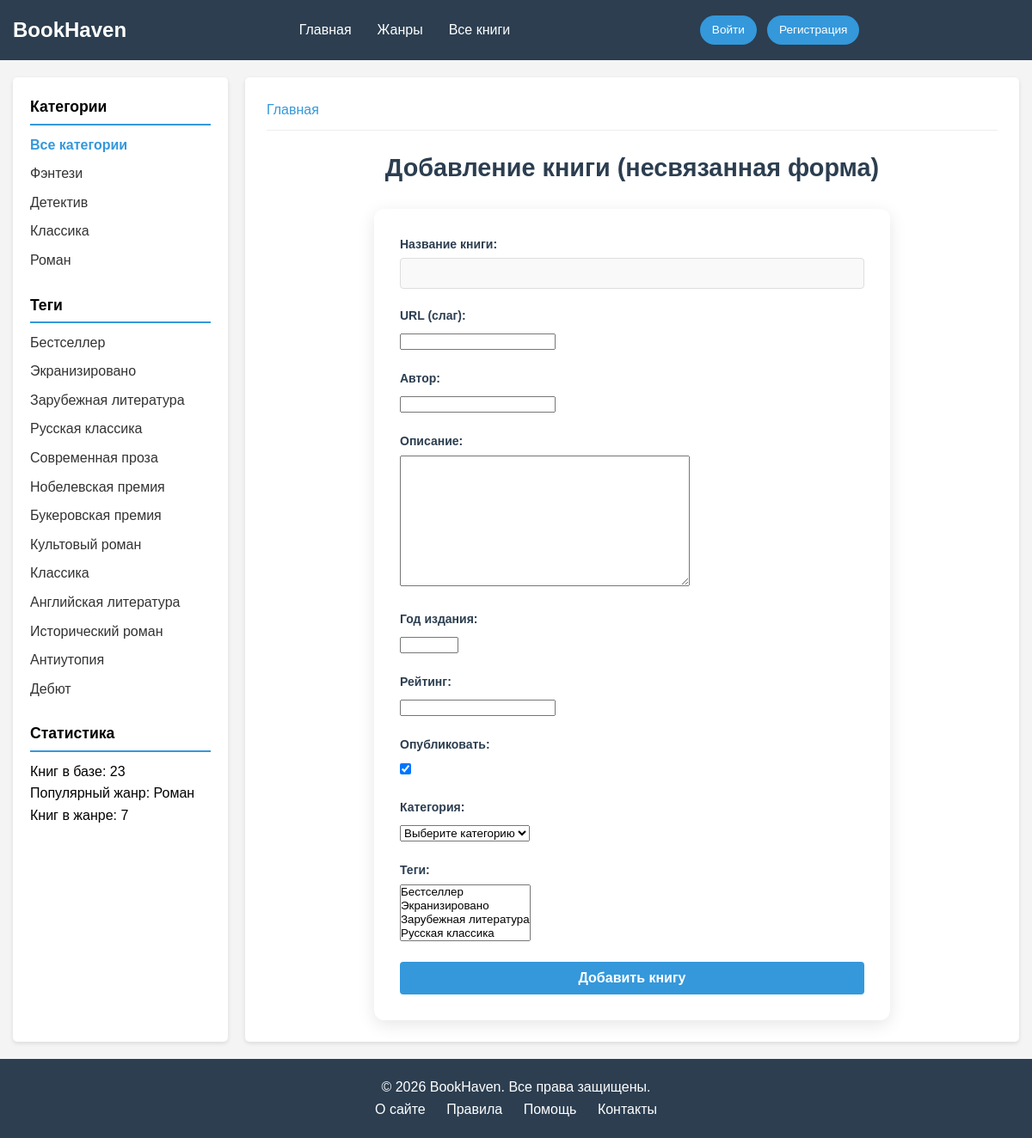
/add-book/, run on the app's committed database.
### pages/models.py (models this page shows, shortened)
class Category(models.Model):
    name = models.CharField(max_length=100, db_index=True, verbose_name="Название")
    slug = models.SlugField(max_length=255, unique=True, db_index=True, verbose_name="URL")
    def __str__(self):
        return self.name
    class Meta:
        verbose_name = 'Категория'
        verbose_name_plural = 'Категории'

class TagPost(models.Model):
    tag = models.CharField(max_length=100, db_index=True, verbose_name="Тег")
    slug = models.SlugField(max_length=255, unique=True, db_index=True, verbose_name="URL")
    def __str__(self):
        return self.tag
    class Meta:
        verbose_name = 'Тег'
        verbose_name_plural = 'Теги'

### books/views.py (the view, shortened to what this page needs)
# urls.py: path('add-book/', views.AddBook.as_view(), name='add_book'),
class AddBook(DataMixin, FormView):
    form_class = AddBookForm
    template_name = 'pages/add_book.html'
    success_url = reverse_lazy('home')
    title_page = 'Добавление книги (несвязанная форма)'
    def get_context_data(self, **kwargs):
        context = super().get_context_data(**kwargs)
        return self.get_mixin_context(context,
                                      title='Добавление книги (несвязанная форма)'
                                      )

### pages/forms.py
class AddBookForm(forms.Form):
    title = forms.CharField(
        max_length=255,
        min_length=3,
        label="Название книги",
        widget=forms.TextInput(attrs={'class': 'form-input'}),
        validators=[validate_russian]
    )
    slug = forms.SlugField(max_length=255, label="URL (слаг)", required=False)
    author = forms.CharField(max_length=255, label="Автор")
    content = forms.CharField(label="Описание", required=False, widget=forms.Textarea())
    year = forms.IntegerField(label="Год издания", min_value=0, max_value=2026)
    rating = forms.FloatField(label="Рейтинг", min_value=0, max_value=5, required=False)
    is_published = forms.BooleanField(label="Опубликовать", required=False, initial=True)
    cat = forms.ModelChoiceField(queryset=Category.objects.all(), label="Категория", empty_label="Выберите категорию")
    tags = forms.ModelMultipleChoiceField(queryset=TagPost.objects.all(), label="Теги", required=False)

### pages/models.py (called while the page is built)
    def get_queryset(self):
        return super().get_queryset().filter(is_published=Book.Status.PUBLISHED)

### pages/utils.py (called while the page is built)
    def get_mixin_context(self, context, **kwargs):
        popular_genre = Category.objects.annotate(
            book_count=Count('books')
        ).order_by('-book_count').first()
        context['categories'] = Category.objects.all()
        context['tags'] = TagPost.objects.all()
        context['online_users'] = 42
        context['total_users'] = 1234
        context['total_books'] = Book.published.count()
        context['popular_genre'] = popular_genre.name if popular_genre else 'Нет данных'
        context['popular_genre_count'] = popular_genre.book_count if popular_genre else 0
        context['selected_category'] = 0
        context.update(kwargs)
        return context

### templates/pages/add_book.html (shortened to what this page needs)
{% extends 'pages/base.html' %}
{% load static %}
{% block content %}
<div class="form-container">
    <form method="post" enctype="multipart/form-data" id="bookForm">
        {% for field in form %}
            <div class="form-group">
                <label for="{{ field.id_for_label }}" class="form-label">
                    {{ field.label }}:
                </label>
                {{ field }}
            </div>
        {% endfor %}
        <button type="submit" class="btn btn-primary">Добавить книгу</button>
    </form>
</div>
{% endblock %}

### templates/pages/base.html (shortened to what this page needs)
<!DOCTYPE html>
{% load static %}
{% load book_tags %}
<html lang="ru">
<head>
    <link rel="stylesheet" href="{% static 'pages/css/style.css' %}">
</head>
<body>
    <div class="wrapper">
        <header class="header">
            <div class="container">
                <div class="header__inner">
                    <a href="{% url 'home' %}" class="logo">BookHaven</a>
                    <nav class="nav">
                        <ul class="menu">
                            <li class="menu__item"><a href="{% url 'home' %}" class="menu__link">Главная</a></li>
                            <li class="menu__item"><a href="{% url 'genres' %}" class="menu__link">Жанры</a></li>
                            <li class="menu__item"><a href="{% url 'all_books' %}" class="menu__link">Все книги</a></li>
                        </ul>
                    </nav>
                    <div class="user-menu">
                        {% if user.is_authenticated %}
                            <span class="user-name">{{ user.username }}</span>
                            <a href="{% url 'users:profile' %}" class="btn btn-small">Профиль</a>
                            <form method="post" action="{% url 'users:logout' %}" style="display: inline;">
                                {% csrf_token %}
                                <button type="submit" class="btn btn-small">Выйти</button>
                            </form>
                        {% else %}
                            <a href="{% url 'users:login' %}" class="btn btn-small">Войти</a>
                            <a href="{% url 'users:register' %}" class="btn btn-small">Регистрация</a>
                        {% endif %}
                    </div>
                </div>
            </div>
        </header>
        <main class="main">
            <div class="container">
                <div class="content-wrapper">
                    <aside class="sidebar">
                        <div class="sidebar__section">
                            <h3 class="sidebar__title">Категории</h3>
                            <ul class="sidebar__menu">
                                <li class="{% if selected_category == 0 %}selected{% endif %}">
                                    <a href="{% url 'home' %}">Все категории</a>
                                </li>
                                {% for category in categories %}
                                    <li class="{% if category.id == selected_category %}selected{% endif %}">
                                        <a href="{% url 'category' category.slug %}">
                                            {{ category.name }}
                                        </a>
                                    </li>
                                {% endfor %}
                            </ul>
                        </div>
                        <div class="sidebar__section">
                            <h3 class="sidebar__title">Теги</h3>
                            <ul class="sidebar__menu">
                                {% for tag in tags %}
                                    <li><a href="{% url 'tag' tag.slug %}">{{ tag.tag }}</a></li>
                                {% empty %}
                                    <li>Теги не добавлены</li>
                                {% endfor %}
                            </ul>
                        </div>
                        <div class="sidebar__section">
                            <h3 class="sidebar__title">Статистика</h3>
                            <div class="forum-stats">
                                <div class="stat-item">
                                    <span class="stat-label">Книг в базе:</span>
                                    <span class="stat-value">{{ total_books }}</span>
                                </div>
                                <div class="stat-item">
                                    <span class="stat-label">Популярный жанр:</span>
                                    <span class="stat-value">{{ popular_genre }}</span>
                                </div>
                                <div class="stat-item">
                                    <span class="stat-label">Книг в жанре:</span>
                                    <span class="stat-value">{{ popular_genre_count }}</span>
                                </div>
                            </div>
                        </div>
                    </aside>
                    <section class="content">
                        {% block breadcrumbs %}
                            <div class="breadcrumbs">
                                <a href="{% url 'home' %}">Главная</a>
                            </div>
                        {% endblock %}
                        <h1 class="page-title">{{ title }}</h1>
                        {% block content %}
                        {% endblock %}
                    </section>
                </div>
            </div>
        </main>
        <footer class="footer">
            <div class="container">
                <div class="footer__inner">
                    <div class="footer__copyright">
                        &copy; {% now "Y" %} BookHaven. Все права защищены.
                    </div>
                    <div class="footer__menu">
                        <a href="{% url 'about' %}">О сайте</a>
                        <a href="{% url 'rules' %}">Правила</a>
                        <a href="{% url 'help' %}">Помощь</a>
                        <a href="{% url 'contacts' %}">Контакты</a>
                    </div>
                </div>
            </div>
        </footer>
    </div>
</body>
</html>

### static/pages/css/style.css (style rules this page uses)
* { margin: 0; padding: 0; box-sizing: border-box; }
body { font-family: Arial, sans-serif; line-height: 1.6; background-color: #f4f4f4; }
.wrapper { min-height: 100vh; display: flex; flex-direction: column; }
.container { max-width: 1200px; margin: 0 auto; padding: 0 15px; }
.header { background-color: #2c3e50; color: white; padding: 1rem 0; }
.header__inner { display: flex; justify-content: space-between; align-items: center; flex-wrap: wrap; }
.logo { color: white; text-decoration: none; font-size: 1.5rem; font-weight: bold; }
.menu { display: flex; list-style: none; margin: 0; padding: 0; }
.menu li a { color: white; text-decoration: none; padding: 0 15px; }
.user-menu { display: flex; align-items: center; gap: 12px; margin-left: 20px; }
.user-menu .btn-small { padding: 6px 14px; font-size: 0.85rem; font-weight: 500; background-color: #3498db; color: white; text-decoration: none; border-radius: 25px; border: none; cursor: pointer; transition: all 0.3s ease; }
.form-container { max-width: 500px; margin: 0 auto; padding: 30px; background: white; border-radius: 12px; box-shadow: 0 5px 20px rgba(0, 0, 0, 0.1); }
.form-group { margin-bottom: 20px; }
.form-label { display: block; font-weight: 600; margin-bottom: 8px; color: #2c3e50; font-size: 0.9rem; }
.form-input { width: 100%; padding: 12px 15px; font-size: 1rem; border: 2px solid #e0e0e0; border-radius: 8px; transition: all 0.3s ease; background-color: #f9f9f9; }
.btn-primary { background: #3498db; color: white; border: none; padding: 12px 25px; font-size: 1rem; font-weight: 600; border-radius: 8px; cursor: pointer; transition: all 0.3s ease; width: 100%; }
.main { flex: 1; padding: 20px 0; }
.content-wrapper { display: grid; grid-template-columns: 250px 1fr; gap: 20px; }
.sidebar { background-color: white; padding: 20px; border-radius: 5px; box-shadow: 0 2px 5px rgba(0, 0, 0, 0.1); }
.sidebar__section { margin-bottom: 25px; }
.sidebar__title { font-size: 1.1rem; margin-bottom: 10px; padding-bottom: 5px; border-bottom: 2px solid #3498db; }
.sidebar__menu { list-style: none; }
.sidebar__menu li { margin-bottom: 8px; }
.sidebar__menu a { color: #333; text-decoration: none; }
.sidebar__menu .selected a { color: #3498db; font-weight: bold; }
.content { background-color: white; padding: 25px; border-radius: 5px; box-shadow: 0 2px 5px rgba(0, 0, 0, 0.1); }
.page-title { font-size: 1.8rem; margin-bottom: 20px; color: #2c3e50; }
.breadcrumbs { margin-bottom: 20px; padding-bottom: 10px; border-bottom: 1px solid #eee; }
.breadcrumbs a { color: #3498db; text-decoration: none; }
.btn { display: inline-block; padding: 8px 15px; background-color: #3498db; color: white; text-decoration: none; border-radius: 4px; transition: background-color 0.3s; font-size: 0.9rem; }
.footer { background-color: #2c3e50; color: white; padding: 20px 0; margin-top: auto; text-align: center; }
.footer__menu a { color: white; text-decoration: none; margin: 0 10px; }

### templates/pages/base.html (style rules this page uses)
.form-container { max-width: 500px; margin: 0 auto; padding: 30px; background: white; border-radius: 12px; box-shadow: 0 5px 20px rgba(0,0,0,0.1); }
.form-group { margin-bottom: 20px; }
.form-label { display: block; margin-bottom: 8px; font-weight: 600; color: #2c3e50; font-size: 14px; }
.form-input { width: 100%; padding: 12px 15px; font-size: 16px; border: 2px solid #e0e0e0; border-radius: 8px; background-color: #f9f9f9; box-sizing: border-box; transition: all 0.3s ease; }
.btn-primary { width: 100%; padding: 12px 20px; background: #3498db; color: white; border: none; border-radius: 8px; font-size: 16px; font-weight: 600; cursor: pointer; transition: all 0.3s ease; }
.page-title { text-align: center; margin-bottom: 25px; }

### templates/pages/add_book.html (style rules this page uses)
.form-container { max-width: 600px; margin: 0 auto; }
.form-group { margin-bottom: 20px; }
.form-label { display: block; font-weight: bold; margin-bottom: 5px; color: #2c3e50; }
.form-input, .form-textarea, .form-select { width: 100%; padding: 8px 12px; border: 1px solid #ddd; border-radius: 4px; font-size: 1rem; }
.btn-primary { background: #3498db; color: white; padding: 10px 20px; border: none; border-radius: 4px; cursor: pointer; font-size: 1rem; }

### data on the page
Category: name "Фэнтези"
Category: name "Детектив"
Category: name "Классика"
Category: name "Роман"
TagPost: tag "Бестселлер"
TagPost: tag "Экранизировано"
TagPost: tag "Зарубежная литература"
TagPost: tag "Русская классика"
TagPost: tag "Современная проза"
TagPost: tag "Нобелевская премия"
TagPost: tag "Букеровская премия"
TagPost: tag "Культовый роман"
TagPost: tag "Классика"
TagPost: tag "Английская литература"
TagPost: tag "Исторический роман"
TagPost: tag "Антиутопия"
TagPost: tag "Дебют"

### other printed values
{{ total_books }} "23"
{{ popular_genre_count }} "7"
{{ title }} "Добавление книги (несвязанная форма)"
{{ field.label }} "Название книги" "URL (слаг)" "Автор" "Описание" "Год издания" "Рейтинг" "Опубликовать" "Категория" "Теги"
